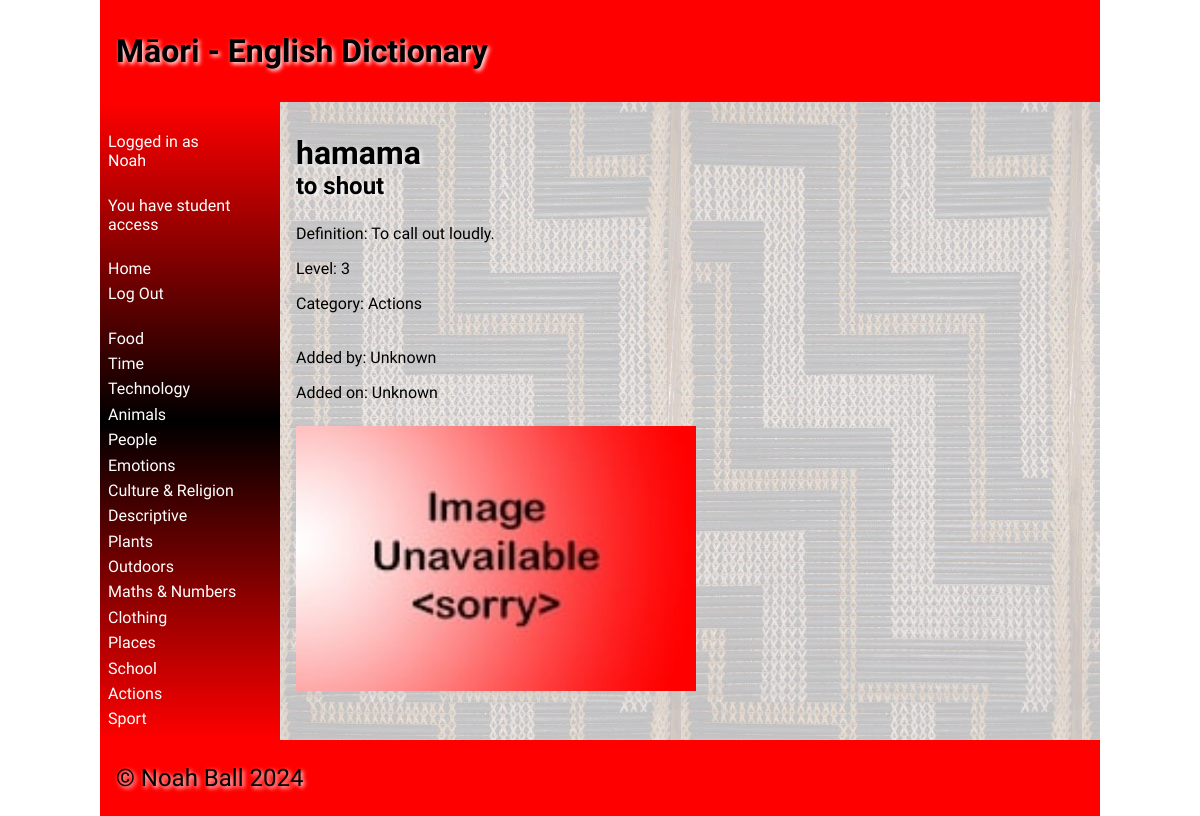
/word/1 (signed in), run on the app's committed database.
### tables this page shows
CREATE TABLE category
(
    id   integer
        constraint category_pk
            primary key autoincrement,
    name varchar(35)
);

CREATE TABLE "word"
(
    id         integer
        constraint word_pk
            primary key autoincrement,
    maori      varchar(35),
    english    varchar(35),
    definition varchar(256),
    level      integer,
    category   integer
        constraint word_category_id_fk
            references category,
    filename   varchar(40),
    added_by   integer
        constraint word_user_id_fk
            references user,
    added_time integer
);

### routes/pages.py (the view)
def word_page(word_id):
    if not helpers.user_authenticated():  # Check if the user is logged in
        return redirect('/login')  # If not, redirect to the login page
    try:
        word_id = int(word_id)  # Convert to int
    except ValueError:
        return redirect('/?=Word+ID+is+invalid.')  # Redirect to the home page with an error message
    word = db.run_query(
        "SELECT id, maori, english, definition, level, category, filename, added_by, added_time FROM word WHERE id = ?",
        (word_id,), False, False)
    if word is None:  # If the word id is invalid
        return redirect('/?error=Word+not+found')  # Redirect to the home page with an error message
    categories = helpers.get_categories()  # Retrieve all categories from the database
    cat_name = helpers.cat_id_to_name(word[5], categories)
    if cat_name is None:  # If the category id is invalid
        return redirect('/?error=Category+for+word+not+found')  # Redirect to the home page with an error message
    added_by = db.run_query("SELECT name FROM user WHERE id = ?", (word[7],), False, False)
    if added_by is not None:
        word += (added_by[0],)  # Add the user's name to the word tuple
    else:
        word += ("Unknown",)  # If the user is not found, add "Unknown" to the word tuple
    local_timezone = tzlocal.get_localzone()  # Get the local timezone
    try:
        time_added_obj = datetime.fromtimestamp(word[8], local_timezone)  # Convert the timestamp to a datetime object
        readable_time = time_added_obj.strftime(
            "%d/%m/%Y %H:%M:%S")  # Convert the datetime object to a human-readable format
        word += (readable_time,)  # Add the human-readable time to the word tuple
    except:
        word += ("Unknown",)  # If the time is not found, add "Unknown" to the word tuple
    return render_template('word.html', word=word, cat_name=cat_name, categories=categories)

### lib/db.py (called while the page is built)
def create_connection(db_file):
    try:  # Try/except block to handle exceptions
        connection = sqlite3.connect(db_file)  # Create a connection to the database
        return connection  # Return the connection
    except sqlite3.Error as e:
        print(e)  # Print the error (if one is caught)
    return None

def run_query(query: str, params: tuple, multiple: bool, commit: bool):
    conn = create_connection(globals.DATABASE_FILE)  # Create a connection to the database
    cur = conn.cursor()  # Create a cursor object
    cur.execute(query, params)  # Execute the query
    if commit:  # If the query requires a commit
        conn.commit()  # Commit the query
    if multiple:  # If the query returns multiple rows
        result = cur.fetchall()  # Retrieve all rows
    else:  # If the query returns a single row
        result = cur.fetchone()  # Retrieve the row
    conn.close()  # Close the connection
    return result  # Return the result

### lib/helpers.py (called while the page is built)
def get_categories():
    categories = db.run_query("SELECT id, name FROM category", (), True, False)
    return categories

def user_authenticated():
    return 'user_id' in session

def cat_id_to_name(cat_id: int, categories: tuple):
    for i in range(len(categories)):  # For each category
        if categories[i][0] == cat_id:  # If the category ID matches
            return categories[i][1]  # Return the category name
    return "Unknown"  # If the category ID is not found, return "Unknown".

### templates/word.html (shortened to what this page needs)
{% extends 'base.html' %}
{% block heading %}Māori - English Dictionary{% endblock %}
{% block main %}
    <div>
        <h1 style="padding-bottom: 0">{{ word[1] }}</h1>
        <h2 style="padding-top: 0">{{ word[2] }}</h2>
        <p>Definition: {{ word[3] }}</p>
        <p>Level: {{ word[4] }}</p>
        <p>Category: {{ cat_name }}</p>
        <br>
        <p>Added by: {{ word[9] }}</p>
        <p>Added on: {{ word[10] }}</p>
    </div>
    <div>
    <img style="max-height: 400px; max-width: 400px; padding-top: 1rem" src="/static/images/{{ word[6] or "noimage.jpg" }}" alt="{{ word[2] }}">
    </div>
{% endblock %}

### templates/base.html (shortened to what this page needs)
<!doctype html>
<html lang="en">
<head>
    <link href="{{ url_for('static', filename='css/style.css') }}" rel="stylesheet">
</head>
<body>
<div id="container">
    <header>
        <h1>{% block heading %}{% endblock %}</h1>
    </header>
    <nav>
        <ul>
            {% if session["username"] %}
                <li><a>Logged in as<br>{{ session["name"] }}</a></li>
                <br>
                {% if session["user_type"] == 1 %}
                    <li><a>You have student access</a></li>
                {% elif session["user_type"] == 2 %}
                    <li><a>You have teacher access</a></li>
                    <br>
                    <li><a href="/add-category">Add Category</a></li>
                    <li><a href="/manage-users">Manage Users</a></li>
                {% endif %}
                <br>
                <li><a href="/">Home</a></li>
            {% endif %}
            {% if not session["user_id"] %}
                <li><a href="/login">Log In</a></li>
                <li><a href="/signup">Sign Up</a></li>
            {% else %}
                <li><a href="/logout">Log Out</a></li>
            {% endif %}
            <br>
            {% for category in categories %}
                <li><a href="/category/{{ category[0] }}">{{ category[1] }}</a></li>
            {% endfor %}
        </ul>
    </nav>
    <main>
        {% block main %}{% endblock %}
    </main>
    <footer>
        <p>
            &copy; Noah Ball 2024
        </p>
    </footer>
</div>
</body>
</html>

### static/css/style.css (style rules this page uses)
* { font-family: Comfortaa, sans-serif; margin: 0; padding: 0; box-sizing: border-box; }
#container { display: grid; grid-template-columns: 75px auto; grid-template-areas: 'nav header' 'main main' 'footer footer'; }
header { grid-area: header; background-color: #f00; padding: 1rem; }
nav { grid-area: nav; }
main { grid-area: main; padding: 1rem; background-color: #edd; }
h1, h2, h3, h4 { padding: 1rem 0; font-family: 'Suez One', serif; color: #000; text-shadow: 2px 2px 4px #fff; }
p { padding: 0.5rem 0; }
a { color: #222; }
img { width: 100%; }
footer { grid-area: footer; padding: 1rem; background-color: #f00; }
footer p { color: #000; text-shadow: 2px 2px 4px #fff; font-size: 1.5rem; }
@media only screen and (min-width: 768px) { #container { grid-template-columns: 180px auto; grid-template-areas: 'header header' 'nav main' 'footer footer'; } }
@media only screen and (min-width: 768px) { nav { background: linear-gradient(180deg, rgba(255,0,0,1) 0%, rgba(0, 0, 0, 1) 50%, rgba(255,0,0,1) 100%); padding: 0.5rem; } }
@media only screen and (min-width: 768px) { nav ul { list-style: none; } }
@media only screen and (min-width: 768px) { nav li { padding: 0.2rem 0; } }
@media only screen and (min-width: 768px) { nav a { color: #fff; text-decoration: none; } }
@media only screen and (min-width: 768px) { main { background-image: url('/poutama.jpg'); } }
@media only screen and (min-width: 1000px) { #container { width: 1000px; margin: auto; } }

### data on the page
category: name "Food"
category: name "Time"
category: name "Technology"
category: name "Animals"
category: name "People"
category: name "Emotions"
category: name "Culture & Religion"
category: name "Descriptive"
category: name "Plants"
category: name "Outdoors"
category: name "Maths & Numbers"
category: name "Clothing"
category: name "Places"
category: name "School"
category: name "Actions"
category: name "Sport"
word: maori "hamama", english "to shout", definition "To call out loudly.", level "3"

### other printed values
{{ session["name"] }} "Noah"
{{ word[9] }} "Unknown"
{{ word[10] }} "Unknown"
